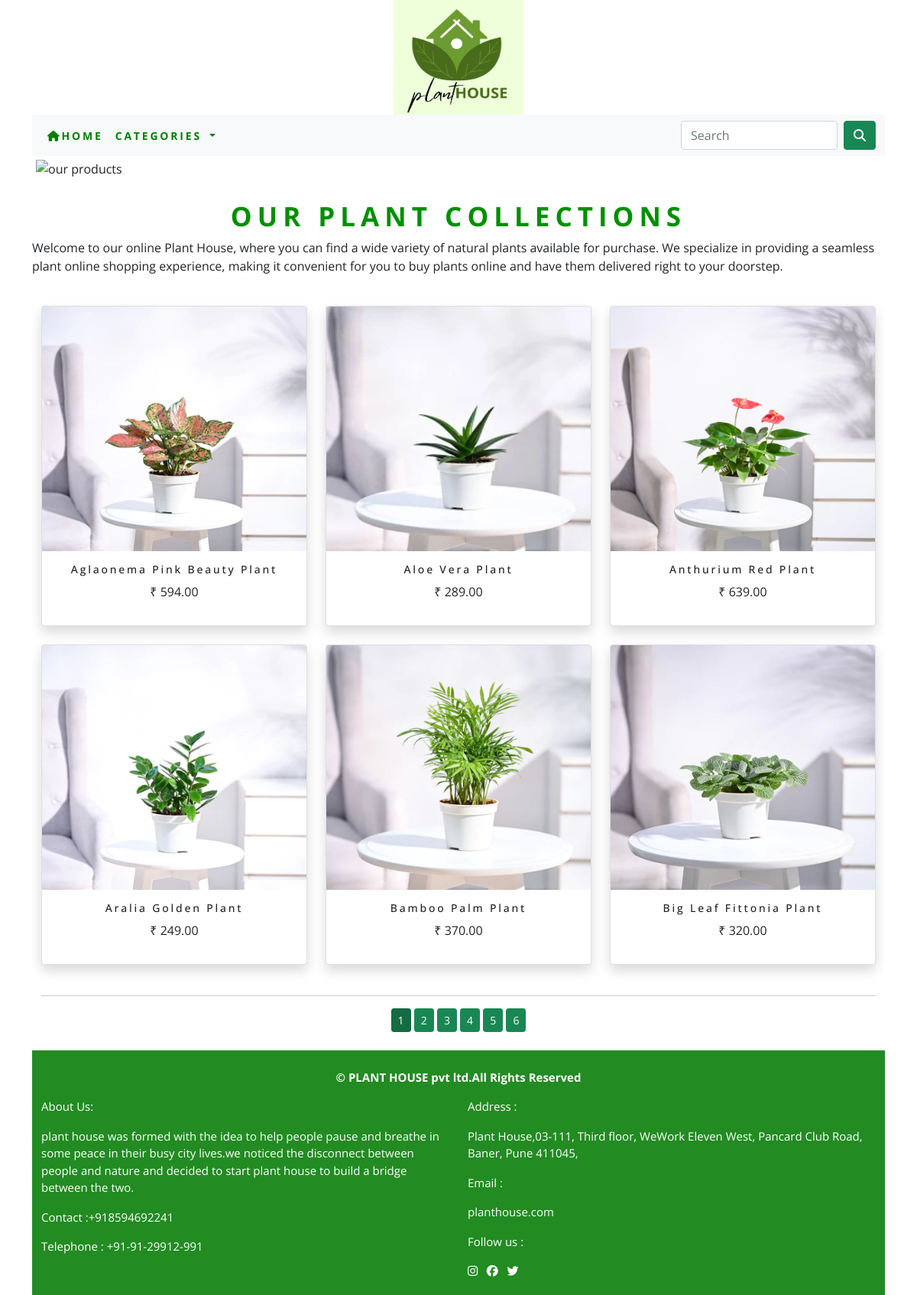
The app's page /shop/ with its own data.
### shop/models.py (models this page shows, shortened)
class Product(models.Model):
    name=models.CharField(max_length=250,unique=True)
    slug=models.SlugField(max_length=250,unique=True)
    description=models.TextField(blank=True)
    price=models.DecimalField(max_digits=10,decimal_places=2)
    category=models.ForeignKey(Category,on_delete=models.CASCADE)
    image=models.ImageField(upload_to='product',blank=True)
    stock=models.IntegerField()
    available=models.BooleanField(default=True)
    created=models.DateTimeField(auto_now_add=True)
    updated=models.DateTimeField(auto_now_add=True)
    def get_url(self):
        return reverse('shop:proCatdetail',args=[self.category.slug,self.slug])
    class Meta:
        ordering=('name',)
        verbose_name='product'
        verbose_name_plural='products'

### shop/views.py (the view)
# urls.py: path('',views.allProdCat,name='allProdCat'),
def allProdCat(request,c_slug=None):
    c_page=None
    product_list=None
    if c_slug!=None:
        c_page=get_object_or_404(Category,slug=c_slug)
        product_list=Product.objects.all().filter(category=c_page,available=True)
    else:
        product_list = Product.objects.all().filter(available=True)
    paginator=Paginator(product_list,6)
    try:
        page=int(request.GET.get('page','1'))
    except:
        page=1
    try:
        products=paginator.page(page)
    except (EmptyPage,InvalidPage):
        products=paginator.page(paginator.num_pages)
    return render(request,"category.html",{'category':c_page,'products':products})

### cart/context_processors.py (called while the page is built)
def counter(request):
    item_count=0
    if 'admin' in request.path:
        return {}
    else:
        try:
            cart=Cart.objects.filter(cart_id=cart_id(request))
            car_items=CartItem.objects.all().filter(cart=cart[:1])
            for cart_item in car_items:
                item_count += cart_item.quantity
        except Cart.DoesNotExist:
            item_count=0
    return dict(item_count=item_count)

### cart/views.py (called while the page is built)
def cart_id(request):
    cart=request.session.session_key
    if not cart:
        cart=request.session.create()
    return cart

### shop/context_processors.py (called while the page is built)
def menu_links(request):
    links=Category.objects.all()
    return dict(links=links)

### shop/models.py (called while the page is built)
    def get_url(self):
        return reverse('shop:products_by_category',args=[self.slug])

### template/category.html (shortened to what this page needs)
{% extends 'base.html' %}
{% load static %}
{% block body %}
<div class="mx_auto">
{% if category %}
   <h1 class="text-center my_title">
      <strong>{{category.name}}</strong>
    </h1><br>
<img  src="{{category.image.url}}" alt="{{category.name}}" height="450" width="100%">
</div>
<br>
<div>
    <p class="text-justify">{{category.description}}</p>
</div>
<h1 style="font-size:28px;text-transform:uppercase;letter-spacing:.2em;padding-top:15px;padding-bottom:10px;color:forestgreen;" class="text-center"><strong>OUR {{category.name}} COLLECTIONS</strong></h1>
<BR>
{% else %}
<div>
<img class="my_image my_image_padding" src="{% static 'img/b3.png' %}" alt="our products" height="490" width="1400">
</div>
<br>
<div>
    <h1 class="text-center my_title">
        <b>Our Plant Collections</b>
    </h1>
    <p class="text-justify my_p">Welcome to our online Plant House, where you can find a wide variety of natural plants available for purchase. We specialize in providing a seamless plant online shopping experience, making it convenient for you to buy plants online and have them delivered right to your doorstep. </p>
</div><br>
{% endif %}
<div class="container">
    <div class="row mx_auto">
        {% for product in products.object_list %}
        <div class="my_bottom_margin col-9 col-sm-12 col-md-4  xol-lg-4">
            <div class="shadow card text-center" style="min-width:18rem;">
                <a href="{{product.get_url}}" ><img style="height:20rem;" class="card-img-top my_image" src="{{product.image.url}}" alt="{{product.name}}"> </a>
                <div class="card-body">
                    <h4>{{product.name}}</h4>
                    <p>₹ {{product.price}}</p>
                 </div>
            </div><br>
        </div>
        {% endfor %}
    </div>
    <div class="mx_auto">
        {% if products.paginator.num_pages > 1 %}
        <hr>
        <div class="text-center">
            {% for pg in products.paginator.page_range %}
            <a href="?page={{pg}}" class="btn btn-success btn-sm {% if products.number == pg %} active {% endif %}">{{pg}}</a>
            {% endfor %}
        </div>
        {% endif %}
    </div><br>
</div>
{% endblock %}

### template/base.html (shortened to what this page needs)
{% load static %}
<!DOCTYPE html>
<html lang="en">
<head>
    <link href="https://cdn.jsdelivr.net/npm/bootstrap@5.0.2/dist/css/bootstrap.min.css" rel="stylesheet">
        <link rel="stylesheet" href="{% static 'css/bootstrap.min.css' %}">
    <link rel="stylesheet" href="{% static 'css/custom.css' %}">
</head>
<body>
<div class="container">
    {% include 'header.html' %}
    {% include 'navbar.html' %}
    {% block body %}
    {% endblock %}
</div>
    {% include 'footer.html' %}
  </body>
</html>

### template/header.html
{% load static %}
<header>
    <center>
      <a href="{% url 'shop:allProdCat' %}">
<img src="{% static 'img/l5.png' %}" alt="logimage" width="170px" height="150px">
    </center>
</header>

### template/navbar.html (shortened to what this page needs)
{% load static %}
<nav class="navbar navbar-expand-lg navbar-light bg-light">
  <div class="container-fluid">
      <a href="{% url 'shop:allProdCat' %}">
    <div class="collapse navbar-collapse" id="navbarSupportedContent">
      <ul class="navbar-nav me-auto mb-2 mb-lg-0">
        <li class="nav-item ">
          <a class="nav-link" href="{% url 'shop:allProdCat' %}" STYLE="color:green"><B><i class="fa-solid fa-house"></i>HOME</B></a>
        </li>
        <li class="nav-item dropdown {% if 'shop' in request.path %} active {% endif %}">
          <a class="nav-link dropdown-toggle" href="#" id="navbarDropdown" role="button" data-bs-toggle="dropdown" aria-expanded="false" STYLE="color:green">
            <strong> CATEGORIES</strong>
          </a>
        </li>
      </ul>
      <form class="d-flex" method="get" action="{% url 'search:SearchResult' %}">
        <input class="form-control me-2" type="search" placeholder="Search" aria-label="Search" name="q">
        <button class="btn btn-success" type="submit"><i class="fa-solid fa-magnifying-glass"></i></button>
      </form>
    </div>
  </div>
</nav>

### template/footer.html
<div class="footer navbar-fixed-bottom my_footer" style="background-color:forestgreen;">
    <br>
    <center>
    <p class="text-center"><b>&copy;  PLANT HOUSE pvt ltd.All Rights Reserved</b></p></center>
<div class="row mx-auto">
        <div class="my_bottom_margin col-9 col-sm-12 col-md-6  xol-lg-4">
             <p>About Us:</p>
            <p>plant house was formed with the idea to help people pause and breathe in some peace in their busy city lives.we noticed the disconnect between people and nature and decided to start plant house to build a bridge between the two.</p>
            <p>Contact :+918594692241</p>
           <p>Telephone : +91-91-29912-991</p>
        </div>
          <div class="col-12 col-sm-12 col-md-12 col-lg-6">
              <p>Address :</p>
<p class="my_f">Plant House,03-111, Third floor, WeWork Eleven West, Pancard Club Road, Baner, Pune 411045,</p>
<p>Email :</p>
<p>planthouse.com</p>
<p>Follow us :</p>
<p><i class="fa-brands fa-instagram"></i>&nbsp;&nbsp;&nbsp;<i class="fa-brands fa-facebook"></i>&nbsp;&nbsp;&nbsp;<i class="fa-brands fa-twitter"></i></p>
          </div>
</div>
     </div>

### static/css/custom.css (style rules this page uses)
.nav-item { Letter-spacing:.2em; font-size:14px; text-transform:uppercase; }
body { font-family: 'Lato', sans-serif; font-family: 'Nunito Sans', sans-serif; font-family: 'Open Sans', sans-serif; }
.my_p { font-family: 'Lato', sans-serif; font-family: 'Nunito Sans', sans-serif; font-family: 'Open Sans', sans-serif; }
.my_footer { height:320px; }
.my_footer p { font-size:15px; color:white; }
.my_image { width:100%; }
.my_title { font-size:35px; text-transform:uppercase; letter-spacing:.2em; color:#009000; }
.my_image_padding { padding:5px; }
.my_bottom_margin { margin-bootom:10px; }
.card-body h4 { font-size:14px; text transform:uppercase; letter-spacing:.2em }

### records on screen
Product: image (picture), name "Aglaonema Pink Beauty Plant", price "594.00"
Product: image (picture), name "Aloe Vera Plant", price "289.00"
Product: image (picture), name "Anthurium Red Plant", price "639.00"
Product: image (picture), name "Aralia Golden Plant", price "249.00"
Product: image (picture), name "Bamboo Palm Plant", price "370.00"
Product: image (picture), name "Big Leaf Fittonia Plant", price "320.00"

### other values on screen
{{ pg }} "1" "2" "3" "4" "5" "6"
